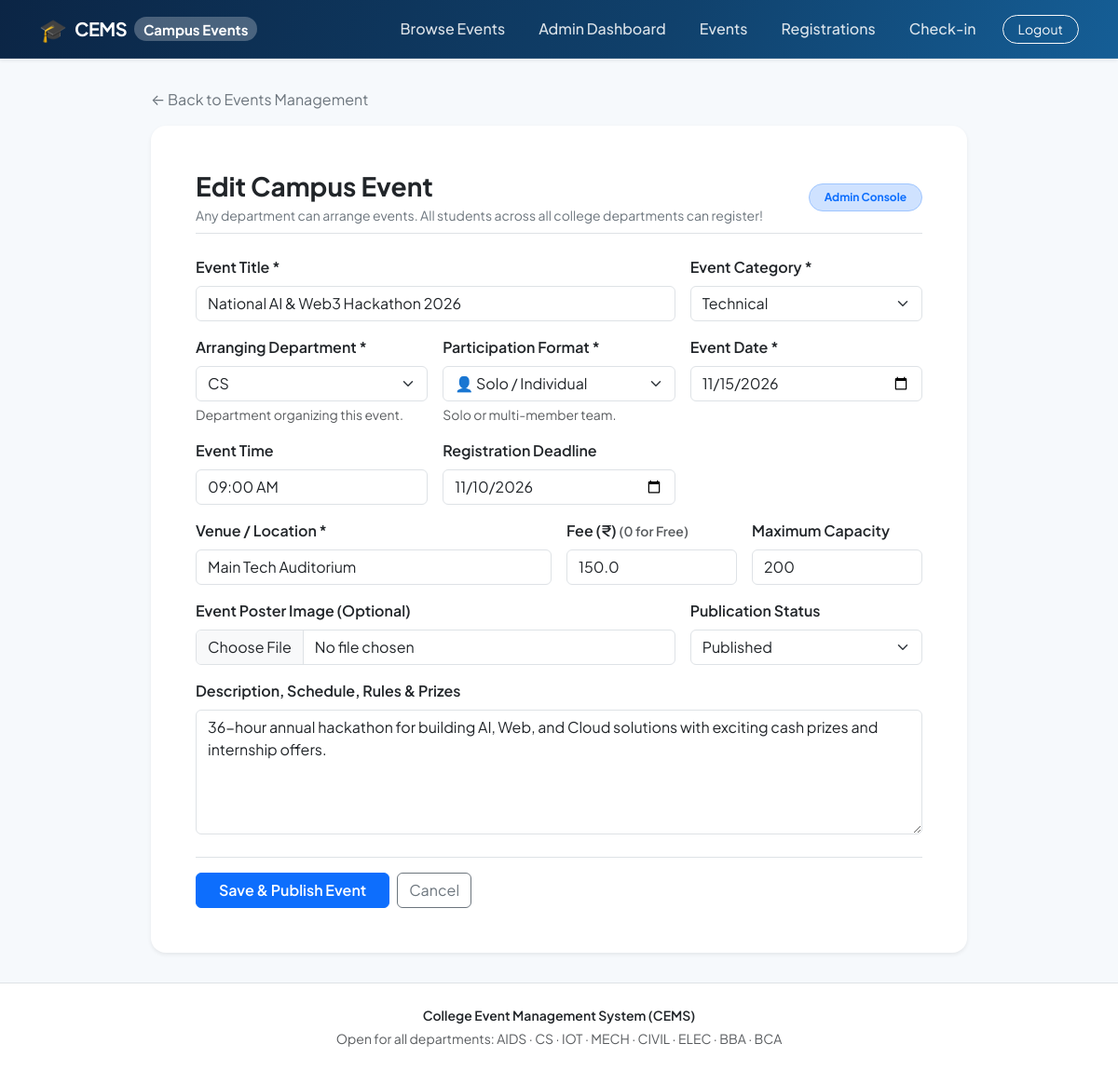
The app's page /admin/events/1/edit (signed in) with its own data.
### app.py (models this page shows, shortened)
class Event(db.Model):
    id = db.Column(db.Integer, primary_key=True)
    title = db.Column(db.String(180), nullable=False)
    category = db.Column(db.String(30), nullable=False)  # Technical, Non-Technical
    department = db.Column(db.String(40), nullable=False)  # Arranging Department
    event_type = db.Column(db.String(20), default="Individual")  # Individual, Team
    min_team_size = db.Column(db.Integer, default=1)
    max_team_size = db.Column(db.Integer, default=1)
    event_date = db.Column(db.String(20), nullable=False)
    event_time = db.Column(db.String(30), default="")
    venue = db.Column(db.String(180), nullable=False)
    description = db.Column(db.Text, default="")
    deadline = db.Column(db.String(20), default="")
    fee = db.Column(db.Float, default=0)
    capacity = db.Column(db.Integer, default=100)
    poster = db.Column(db.String(255), default="")
    status = db.Column(db.String(20), default="Published")
    created_at = db.Column(db.DateTime, default=datetime.utcnow)

### app.py (the view, shortened to what this page needs)
@app.route("/admin/events/add", methods=["GET", "POST"])
@app.route("/admin/events/<int:event_id>/edit", methods=["GET", "POST"])
@login_required("admin")
def admin_event_form(event_id=None):
    event = db.get_or_404(Event, event_id) if event_id else None
    return render_template("admin_event_form.html", event=event)

### app.py (called while the page is built)
def login_required(role=None):
    def decorator(fn):
        @wraps(fn)
        def wrapped(*args, **kwargs):
            if not session.get("user_id"):
                flash("Please log in to continue.", "warning")
                return redirect(url_for("student_login" if role != "admin" else "admin_login"))
            if role and session.get("role") != role:
                abort(403)
            return fn(*args, **kwargs)
        return wrapped
    return decorator

def current_user():
    return db.session.get(User, session.get("user_id")) if session.get("user_id") else None

@app.context_processor
def inject_globals():
    return {
        "current_user": current_user(),
        "departments": DEPARTMENTS,
        "categories": CATEGORIES,
        "event_types": EVENT_TYPES
    }

### templates/admin_event_form.html (shortened to what this page needs)
{% extends "base.html" %}
{% block content %}
<div class="container py-2" style="max-width: 900px;">
  <div class="mb-3">
    <a href="{{ url_for('admin_events') }}" class="text-decoration-none text-secondary">
      &larr; Back to Events Management
    </a>
  </div>
  <div class="card border-0 shadow-sm rounded-4 p-4 p-md-5 bg-white">
    <div class="d-flex justify-content-between align-items-center mb-4 pb-2 border-bottom">
      <div>
        <h1 class="h3 fw-bold text-dark mb-1">{{ 'Edit' if event else 'Add New' }} Campus Event</h1>
        <p class="text-secondary small mb-0">
          Any department can arrange events. All students across all college departments can register!
        </p>
      </div>
      <span class="badge bg-primary-subtle text-primary border border-primary-subtle px-3 py-2 rounded-pill">
        Admin Console
      </span>
    </div>
    <form method="POST" enctype="multipart/form-data">
      <div class="row g-3">
        <div class="col-md-8">
          <label class="form-label fw-semibold">Event Title *</label>
          <input class="form-control" name="title" required value="{{ event.title if event else '' }}" placeholder="e.g. HackSphere 2026: 36Hr AI Hackathon">
        </div>
        <div class="col-md-4">
          <label class="form-label fw-semibold">Event Category *</label>
          <select class="form-select" name="category" required>
            {% for c in categories %}
              <option value="{{ c }}" {{ 'selected' if event and event.category == c }}>{{ c }}</option>
            {% endfor %}
          </select>
        </div>
        <div class="col-md-4">
          <label class="form-label fw-semibold">Arranging Department *</label>
          <select class="form-select" name="department" required>
            {% for d in departments %}
              <option value="{{ d }}" {{ 'selected' if event and event.department == d }}>{{ d }}</option>
            {% endfor %}
          </select>
          <div class="form-text small">Department organizing this event.</div>
        </div>
        <div class="col-md-4">
          <label class="form-label fw-semibold">Participation Format *</label>
          <select class="form-select" name="event_type" id="eventTypeSelect" required>
            <option value="Individual" {{ 'selected' if event and event.event_type == 'Individual' }}>👤 Solo / Individual</option>
          </select>
          <div class="form-text small">Solo or multi-member team.</div>
        </div>
        <div class="col-md-4">
          <label class="form-label fw-semibold">Event Date *</label>
          <input class="form-control" type="date" name="event_date" required value="{{ event.event_date if event else '' }}">
        </div>
        <div class="col-md-4">
          <label class="form-label fw-semibold">Event Time</label>
          <input class="form-control" name="event_time" placeholder="e.g. 10:00 AM - 04:00 PM" value="{{ event.event_time if event else '' }}">
        </div>
        <div class="col-md-4">
          <label class="form-label fw-semibold">Registration Deadline</label>
          <input class="form-control" type="date" name="deadline" value="{{ event.deadline if event else '' }}">
        </div>
        <div class="col-md-6">
          <label class="form-label fw-semibold">Venue / Location *</label>
          <input class="form-control" name="venue" required placeholder="e.g. Central Auditorium / Computing Lab 2" value="{{ event.venue if event else '' }}">
        </div>
        <div class="col-md-3">
          <label class="form-label fw-semibold">Fee (₹) <small class="text-muted">(0 for Free)</small></label>
          <input class="form-control" type="number" min="0" step="1" name="fee" value="{{ event.fee if event else 0 }}">
        </div>
        <div class="col-md-3">
          <label class="form-label fw-semibold">Maximum Capacity</label>
          <input class="form-control" type="number" min="1" name="capacity" value="{{ event.capacity if event else 100 }}">
        </div>
        <div class="col-md-8">
          <label class="form-label fw-semibold">Event Poster Image (Optional)</label>
          <input class="form-control" type="file" name="poster" accept=".png,.jpg,.jpeg,.webp">
        </div>
        <div class="col-md-4">
          <label class="form-label fw-semibold">Publication Status</label>
          <select class="form-select" name="status">
            {% for s in ['Published', 'Draft', 'Cancelled'] %}
              <option value="{{ s }}" {{ 'selected' if (event and event.status == s) or (not event and s == 'Published') }}>{{ s }}</option>
            {% endfor %}
          </select>
        </div>
        <div class="col-12">
          <label class="form-label fw-semibold">Description, Schedule, Rules &amp; Prizes</label>
          <textarea class="form-control" rows="5" name="description" placeholder="Provide full event overview, rules, guidelines, eligibility notes, cash prizes, and contact details...">{{ event.description if event else '' }}</textarea>
        </div>
      </div>
      <div class="d-flex gap-2 mt-4 pt-3 border-top">
        <button class="btn btn-primary px-4 fw-semibold" type="submit">
          Save &amp; Publish Event
        </button>
        <a class="btn btn-outline-secondary" href="{{ url_for('admin_events') }}">
          Cancel
        </a>
      </div>
    </form>
  </div>
</div>
{% endblock %}

### static/style.css (style rules this page uses)
:root { --primary-color: #1268e8; --primary-dark: #0b2545; --primary-light: #eef5ff; --accent-color: #f59e0b; --bg-color: #f6f9fc; --card-bg: #ffffff; --text-main: #0f172a; --text-muted: #64748b; --border-color: #e2e8f0; --font-family: 'Plus Jakarta Sans', -apple-system, BlinkMacSystemFont, "Segoe UI", Roboto, sans-serif; }
body { background-color: var(--bg-color); color: var(--text-main); font-family: var(--font-family); min-height: 100vh; display: flex; flex-direction: column; -webkit-font-smoothing: antialiased; }

### records on screen
Event: title "National AI & Web3 Hackathon 2026", event_date "11/15/2026", event_time "09:00 AM", deadline "11/10/2026", venue "Main Tech Auditorium", fee "150.0", capacity "200", description "36-hour annual hackathon for building AI, Web, and Cloud solutions with exciting cash prizes and internship offers."

### other values on screen
{{ 'Edit' if event else 'Add New' }} "Edit"
form field category "Technical"
form field department "CS"
form field status "Published"
